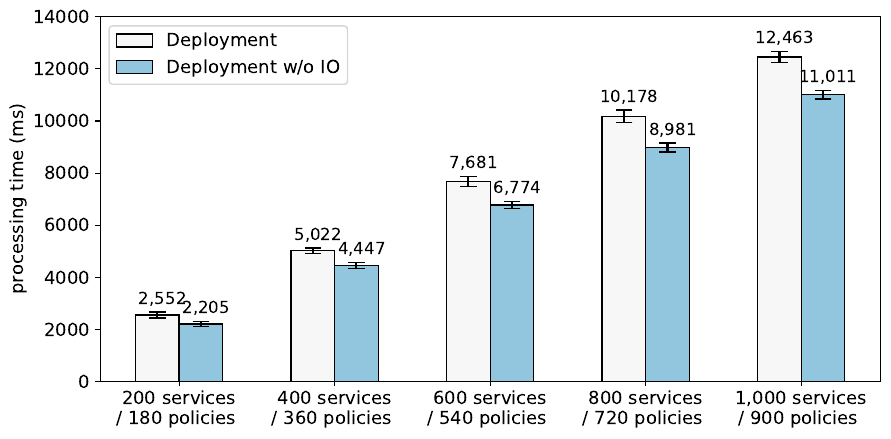

Write the Python code that produced this figure.
import matplotlib
import matplotlib.pyplot as plt
import matplotlib.patches as mpatches
import numpy as np

labels = ['200 services\n/ 180 policies ', '400 services\n/ 360 policies ', '600 services\n/ 540 policies ',
          '800 services\n/ 720 policies ', '1,000 services\n/ 900 policies ']
d_means = [2552, 5022, 7681, 10178, 12463]
d_woio_means = [2205, 4447, 6774, 8981, 11011]
# rd_means = [699, 1289, 1952, 2555, 3192]
# r_means = [1183, 2257, 3394, 4728, 6045]

d_std = [117, 104, 194, 238, 212]
d_woio_std = [93, 117, 140, 168, 163]
# r_std = [70, 30, 16, 169, 138]

e = [899, 1559, 2417, 3030, 3721]
bo = [d_means[0] - e[0], d_means[1] - e[1], d_means[2] - e[2], d_means[3] - e[3], d_means[4] - e[4]]

x = np.arange(len(labels))  # the label locations
width = 0.28  # the width of the bars
rwith = 0.28

# cmap = plt.get_cmap("tab20b")
# colors = cmap(np.array([, 9, 5]))
colors = ['#f7f7f7', '#0571b0', '#92c5de']

fig, ax = plt.subplots()
rects1 = ax.bar(x - 1 * width, d_means, rwith, yerr=d_std, error_kw=dict(capsize=6), label='Deployment',
                color=colors[0], align='edge', edgecolor='black')
rects2 = ax.bar(x , d_woio_means, rwith, yerr=d_woio_std, error_kw=dict(capsize=6), label='Deployment w/o IO',
                color=colors[2], align='edge',
                 edgecolor='black')
# rects3 = ax.bar(x + 0.5 * width, r_means, rwith, yerr=r_std, error_kw=dict(capsize=6), label='Removal', color=colors[2],
#                 align='edge', hatch="",
#                 edgecolor='black')

# rects4 = ax.bar(x -1.5*width, e, rwith, bottom=bo, label='Policy Generation', color='white', hatch="xxxx",align='edge', edgecolor='black')

error = {rects1: d_std, rects2: d_woio_std}
ax.set_ylabel('processing time (ms)', fontsize=13)

# Add some text for labels, title and custom x-axis tick labels, etc.
# ax.set_ylabel('time (ms)', fontsize=14)
# ax.set_title('Scores by group and gender')
# red_patch = mpatches.Patch(facecolor='white', hatch='/', label='Policy Modification', edgecolor='black')

ax.set_xticks(x)
ax.set_xticklabels(labels)
ax.legend(handles=[rects1, rects2], fontsize=13)

# patterns_2 = ('/', '/', '/', '/', '/')
# for bar, pattern in zip(rects1, patterns_2):
#     bar.set_hatch(pattern)


def autolabel(rects):
    """Attach a text label above each bar in *rects*, displaying its height."""
    i = 0
    for rect in rects:
        xx = 3
        if rect.get_height() == 1724:
            xx = 8
        if rect.get_height() == 1406:
            xx = 2
        height = rect.get_height()
        ax.annotate('{:,}'.format(height),
                    xy=(rect.get_x() + rect.get_width() / 1.6, height + error[rects][i]),
                    xytext=(0, xx),  # 3 points vertical offset
                    textcoords="offset points",
                    ha='center', va='bottom', fontsize=12)
        i = i + 1


if __name__ == '__main__':
    autolabel(rects1)
    autolabel(rects2)
    # autolabel(rects3)

    plt.xticks(fontsize=13)
    plt.yticks(fontsize=13)
    plt.ylim(0, 14000)
    # ax.grid(axis='y')

    # ax.spines['right'].set_visible(False)
    # ax.spines['top'].set_visible(False)

    fig.set_size_inches(9, 4.5)
    fig.tight_layout()
    plt.savefig('bar-large-woio.pdf', bbox_inches='tight')
    plt.show()
